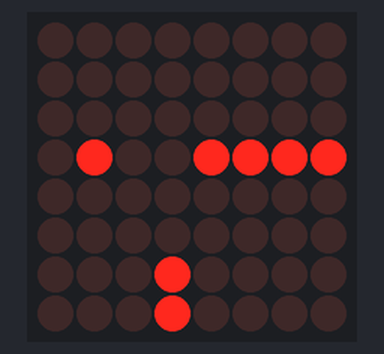
Bench run of a sketch on a simulated Arduino Uno, built with avr-gcc and run on an emulated ATmega328P. On the bench: 8×8 LED matrix. Wiring (inferred from the names in the program): MAX7219 LED driver (orientation assumed): data pin 2; clock pin 4; CS pin 3.

Above: at 0.13 s.
At 2.16 s:
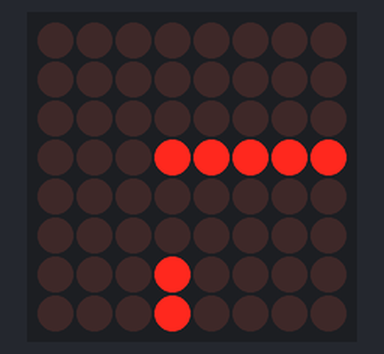
At 4.19 s:
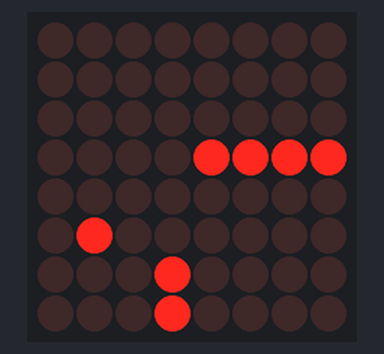
At 8.24 s:
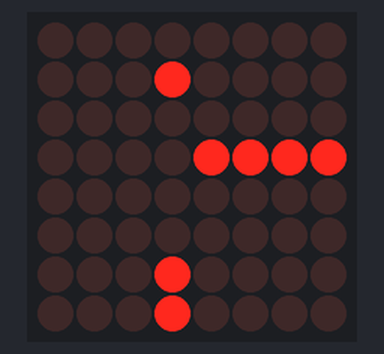
At 12.56 s:
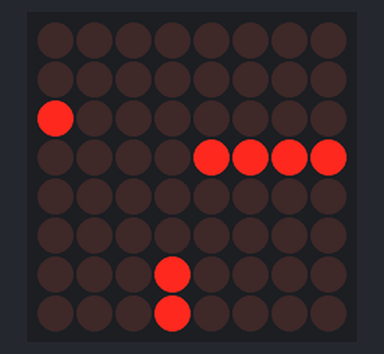
At 16.61 s:
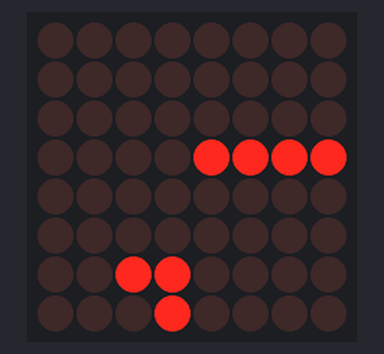

The sketch:

ColisionDetection.ino
```cpp
/* code for max 7219 from maxim,
 reduced and optimised for using more than one 7219 in a row,
 ______________________________________

 Code History:
 --------------

 The original code was written for the Wiring board by:
 * Nicholas Zambetti and Dave Mellis /Interaction Design Institute Ivrea /Dec 2004
 * http://www.potemkin.org/uploads/Wiring/MAX7219.txt

 First modification by:
 * Marcus Hannerstig/  K3, malmÃ¶ hÃ¶gskola /2006
 * http://www.xlab.se | http://arduino.berlios.de

 This version is by:
 * tomek ness /FH-Potsdam / Feb 2007
 * http://design.fh-potsdam.de/

 * @acknowledgements: eric f.

 -----------------------------------

 General notes:

 -if you are only using one max7219, then use the function maxSingle to control
 the little guy ---maxSingle(register (1-8), collum (0-255))

 -if you are using more than one max7219, and they all should work the same,
 then use the function maxAll ---maxAll(register (1-8), collum (0-255))

 -if you are using more than one max7219 and just want to change something
 at one little guy, then use the function maxOne
 ---maxOne(Max you want to control (1== the first one), register (1-8),
 column (0-255))

 During initiation, be sure to send every part to every max7219 and then
 upload it.
 For example, if you have five max7219's, you have to send the scanLimit 5 times
 before you load it-- otherwise not every max7219 will get the data. the
 function maxInUse keeps track of this, just tell it how many max7219 you are
 using.
 */

int dataIn = 2;
int load = 3;
int clock = 4;

int maxInUse = 1;    //change this variable to set how many MAX7219's you'll use

int e = 0;           // just a variable

// define max7219 registers
byte max7219_reg_noop        = 0x00;
byte max7219_reg_digit0      = 0x01;
byte max7219_reg_digit1      = 0x02;
byte max7219_reg_digit2      = 0x03;
byte max7219_reg_digit3      = 0x04;
byte max7219_reg_digit4      = 0x05;
byte max7219_reg_digit5      = 0x06;
byte max7219_reg_digit6      = 0x07;
byte max7219_reg_digit7      = 0x08;
byte max7219_reg_decodeMode  = 0x09;
byte max7219_reg_intensity   = 0x0a;
byte max7219_reg_scanLimit   = 0x0b;
byte max7219_reg_shutdown    = 0x0c;
byte max7219_reg_displayTest = 0x0f;

void setup () {

  pinMode(dataIn, OUTPUT);
  pinMode(clock,  OUTPUT);
  pinMode(load,   OUTPUT);

  digitalWrite(13, HIGH);

  //initiation of the max 7219
  maxAll(max7219_reg_scanLimit, 0x07);
  maxAll(max7219_reg_decodeMode, 0x00);  // using an led matrix (not digits)
  maxAll(max7219_reg_shutdown, 0x01);    // not in shutdown mode
  maxAll(max7219_reg_displayTest, 0x00); // no display test
  for (e=1; e<=8; e++) {    // empty registers, turn all LEDs off
    maxAll(e,0);
  }
  maxAll(max7219_reg_intensity, 0x00 & 0x0f);    // the first 0x0f is the value you can set
  // range: 0x00 to 0x0f
}

void loop () {
  playFrame();
  delay(250);
}
```

animation.ino
```cpp
byte xDirection = 1;
byte xSpeed = 1;
byte yDirection = 1;
byte ySpeed = 1;
byte x = 3;
byte y = 5;

byte background[8] =  {0,0,0,15,0,0,16,16};

void playFrame() {
  clearScreen(1);
  // Collision detection
  byte newX = x + xDirection*xSpeed;
  byte newY = y + yDirection*ySpeed;
  if (newX > 8 || newX < 1) {
    xDirection = xDirection * -1;
  } else if ((background[x-1]&(1<<newY))!=0) {
    yDirection = yDirection * -1;
  }
  if (newY > 7 || newY < 0) {
    yDirection = yDirection * -1;
  } else if ((background[newX-1]&(1<<y))!=0) {
    xDirection = xDirection * -1;
  }

  // Calculate new coordinates
  x = x + xDirection*xSpeed;
  y = y + yDirection*ySpeed;
  // Draw
  maxOne(1,background);
  maxSingle(x,(1<<y) + background[x-1]);
}
```

functions.ino
```cpp
void putByte(byte data) {
  byte i = 8;
  byte mask;
  while(i > 0) {
    mask = 0x01 << (i - 1);      // get bitmask
    digitalWrite( clock, LOW);   // tick
    if (data & mask){            // choose bit
      digitalWrite(dataIn, HIGH);// send 1
}
    else{
      digitalWrite(dataIn, LOW); // send 0
}
    digitalWrite(clock, HIGH);   // tock
    --i;                         // move to lesser bit
}
}

void maxSingle( byte reg, byte col) {
  //maxSingle is the "easy"  function to use for a single max7219

  digitalWrite(load, LOW);       // begin
  putByte(reg);                  // specify register
  putByte(col);//((data & 0x01) * 256) + data >> 1); // put data
  digitalWrite(load, LOW);       // and load da stuff
  digitalWrite(load,HIGH);
}

void maxAll (byte reg, byte col) {    // initialize  all  MAX7219's in the system
  int c = 0;
  digitalWrite(load, LOW);  // begin
  for ( c =1; c<= maxInUse; c++) {
    putByte(reg);  // specify register
    putByte(col);//((data & 0x01) * 256) + data >> 1); // put data
}
  digitalWrite(load, LOW);
  digitalWrite(load,HIGH);
}

void maxOne(byte maxNr, byte reg, byte col) {
  //maxOne is for addressing different MAX7219's,
  //while having a couple of them cascaded

  int c = 0;
  digitalWrite(load, LOW);  // begin

  for ( c = maxInUse; c > maxNr; c--) {
    putByte(0);    // means no operation
    putByte(0);    // means no operation
}

  putByte(reg);  // specify register
  putByte(col);//((data & 0x01) * 256) + data >> 1); // put data

  for ( c =maxNr-1; c >= 1; c--) {
    putByte(0);    // means no operation
    putByte(0);    // means no operation
}

  digitalWrite(load, LOW); // and load da stuff
  digitalWrite(load,HIGH);
}

void play3Sceens(byte scene1[][8], byte scene2[][8], byte scene3 [][8]){
  int dly = 750;
  int s1 = 0;
  int s2 = 0;
  int s3 = 0;
  int sceneCount = 0;
  for (;sceneCount < 4; sceneCount++) {
    maxOne(1,scene1[sceneCount]);
    maxOne(2,scene2[sceneCount]);
    maxOne(3,scene3[sceneCount]);
    delay(dly);
  }
}

void scrollScene(int noDisplays, byte scene[][8], int length){
  int dly = 750;
  int s1 = 0;
  int s2 = 0;
  int s3 = 0;
  int sceneCount = 0;
  byte cls[] = {
    0,0,0,0,0,0,0,0};
  for (;sceneCount < length; sceneCount++) {
    if (sceneCount >= 0) {
      maxOne(3,scene[sceneCount - 0]);
  }
    if (sceneCount >= 1) {
      maxOne(2,scene[sceneCount - 1]);
  }
    if (sceneCount >= 2) {
      maxOne(1,scene[sceneCount - 2]);
  }
    delay(dly);
  }
  maxOne(3,cls);
  maxOne(2,scene[length-1]);
  maxOne(1,scene[length-2]);
  delay(dly);

  maxOne(2,cls);
  maxOne(1,scene[length-1]);
  delay(dly);

  maxOne(1,cls);
  delay(dly);
}

void scrollSceneEndDelay(int noDisplays, byte scene[][8], int length, int endDelay){
  int dly = 750;
  int s1 = 0;
  int s2 = 0;
  int s3 = 0;
  int sceneCount = 0;
  byte cls[] = {
    0,0,0,0,0,0,0,0};
  for (;sceneCount < length; sceneCount++) {
    if (sceneCount >= 0) {
      maxOne(3,scene[sceneCount - 0]);
    }

    if (sceneCount >= 1) {
        maxOne(2,scene[sceneCount - 1]);
    }
    if (sceneCount >= 2) {
        maxOne(1,scene[sceneCount - 2]);
    }
    delay(dly);
  }
  delay(endDelay);
  maxOne(3,cls);
  maxOne(2,scene[length-1]);
  maxOne(1,scene[length-2]);
  delay(dly);

  maxOne(2,cls);
  maxOne(1,scene[length-1]);
  delay(dly);

  maxOne(1,cls);
  delay(dly);
}

void maxOne(byte maxNr, byte col[]) {
  int c;
  for (c=0;c<8;c++){
    maxOne(maxNr,c+1,col[c]);
  }
}

void clearScreen(int maxNr) {
  byte emptyScreen[] = {0,0,0,0,0,0,0,0};
  maxOne(maxNr, emptyScreen);
}
```

Measured:
- by itself, everything shown: repeats every 15.7 s, in 62 steps
